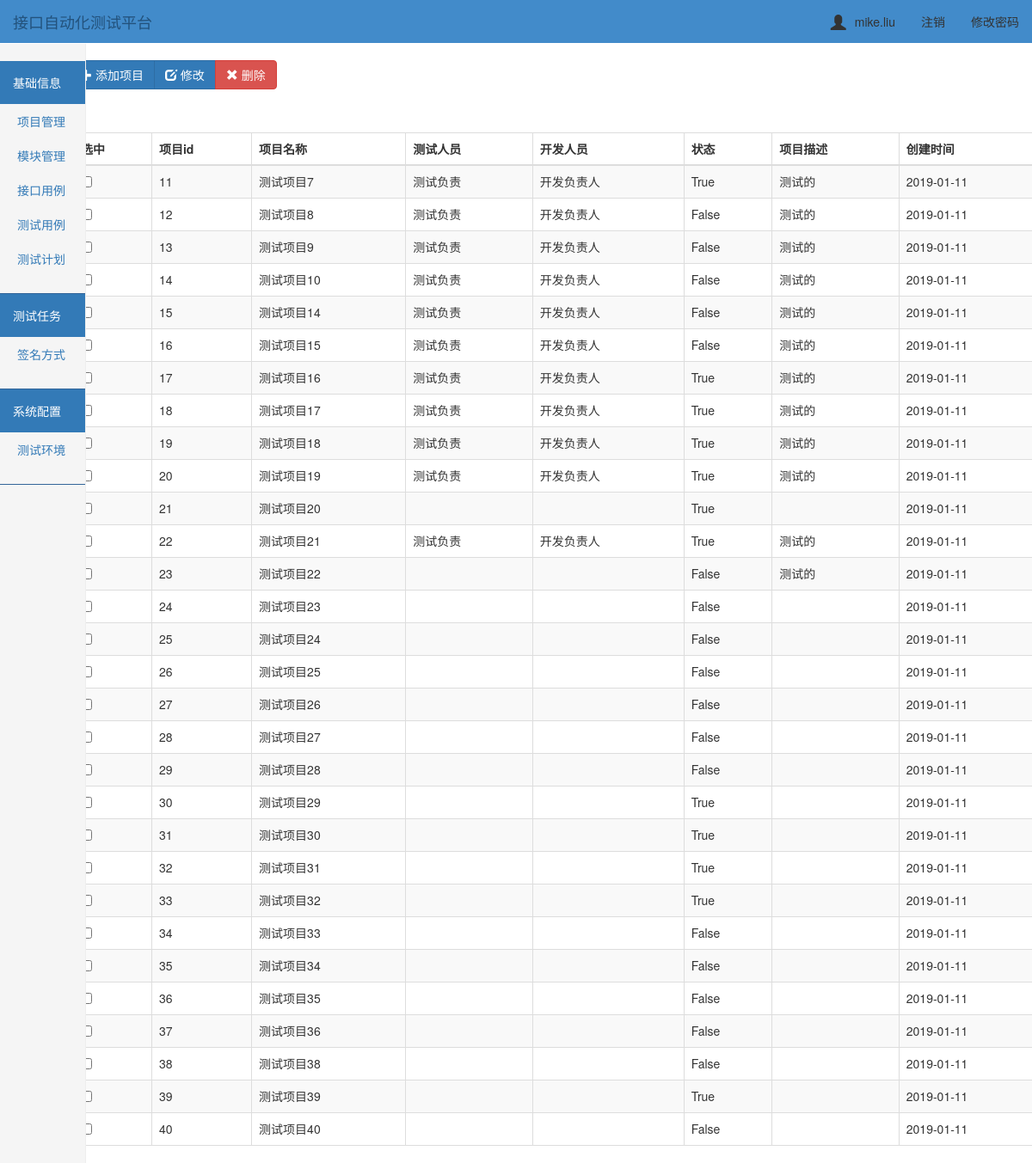
/project/ (signed in), run on an earlier commit of the app's database.
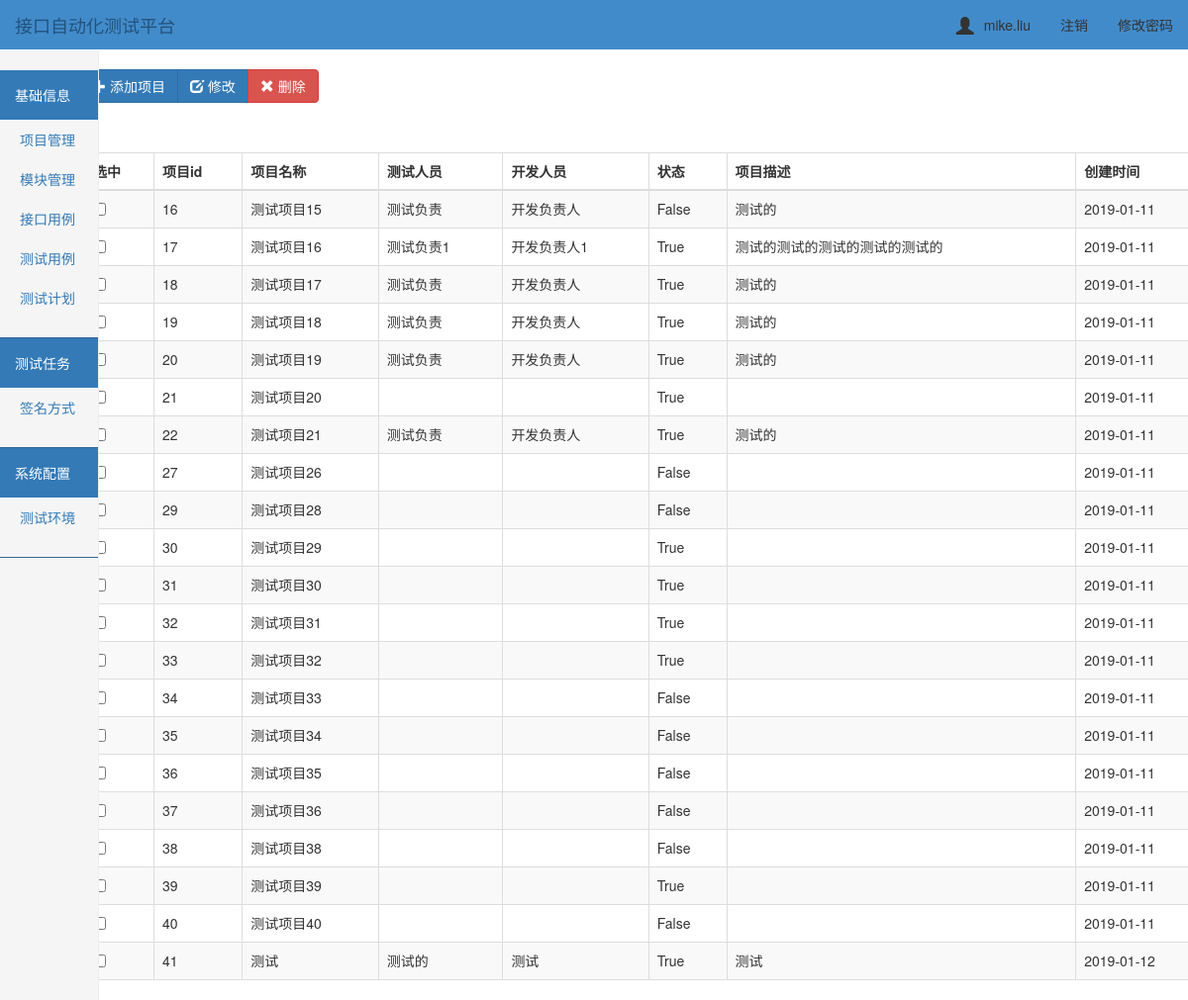
And on a later commit of the database.
### ApiTest/models.py (models this page shows, shortened)
class Project(models.Model):
    prj_id = models.AutoField(primary_key=True, null=False)
    prj_name = models.CharField('项目名称', max_length=64)  # 项目名称
    prj_desc = models.CharField('项目描述', max_length=256)  # 项目描述
    testers = models.CharField('测试负责人', max_length=256)  # 项目负责人
    developer = models.CharField('开发负责人', max_length=256)
    status = models.BooleanField()
    create_time = models.DateTimeField('创建时间', auto_now=True)  # 创建时间
    class Meta:
        verbose_name = '项目管理'
        verbose_name_plural = '项目管理'

### ApiTest/views.py (the view)
# urls.py: url(r'^project/$', views.project),
@login_required
def project(request):
    project_list = Project.objects.filter().all()
    return render(request, "project/index.html", {"project_list": project_list})

### templates/project/index.html (shortened to what this page needs)
{% extends "../base.html" %}
{% block add %}
<div class="btn-toolbar" role="toolbar">
  <div class="btn-group" style="padding-top: 20px;left: 50px">
    <button id="add_btn" class="btn btn-primary " data-toggle="modal" data-target="#addmyModal">
        <span class="glyphicon glyphicon-plus" aria-hidden="true"></span> 添加项目
    </button>
    <button id="edit_prj" class="btn btn-primary" data-toggle="modal" data-target="#">
        <span class="glyphicon glyphicon-edit" aria-hidden="true"></span> 修改
    </button>
      <button id="btn_delete" type="onclick" class="btn btn-danger ">
            <span class="glyphicon glyphicon-remove" aria-hidden="true"></span> 删除
        </button>
  </div>
</div>
<div class="container">
        <div class="row">
            <div class="col-md-12">
                <table id= "table" class="table table-striped table-bordered">
                    <thead>
                        <tr>
                            <th>选中</th>
                            <th>项目id</th>
                            <th>项目名称</th>
                            <th>测试人员</th>
                            <th>开发人员</th>
                            <th>状态</th>
                            <th>项目描述</th>
                            <th>创建时间</th>
                        </tr>
                    </thead>
                    <tbody>
                        {% for project_obj in project_list %}
                            <tr>
                                <td id="che1"><input type="checkbox"/></td>
                                <td>{{project_obj.prj_id}}</td>
                                <td>{{ project_obj.prj_name }}</td>
                                <td>{{ project_obj.testers}}</td>
                                <td>{{ project_obj.developer }}</td>
                                <td>{{ project_obj.status }}</td>
                                <td>{{ project_obj.prj_desc }}</td>
                                <td>{{ project_obj.create_time|date:'Y-m-d' }}</td>
                            </tr>
                        {% endfor %}
                    </tbody>
                </table>
            </div>
        </div>
    </div>
{% endblock %}

### templates/base.html (shortened to what this page needs)
<!DOCTYPE html>
<html lang="en">
<head>
    <link rel="stylesheet" href="/static/bootstrap-3.3.7/css/bootstrap.css">
    <link rel="stylesheet" href="/static/css/toastr.min.css">
    <link rel="stylesheet" href="/static/css/dashboard.css">
    <link rel="stylesheet" href="/static/css/home.css">
    <link rel="stylesheet" href="/static/css/sweetalert.css">
</head>
<body>
<nav class="tab navbar  navbar-fixed-top">
    <div class="container-fluid">
        <div class="navbar-header">
            <a class="navbar-brand" href="#">接口自动化测试平台</a>
        </div>
        <div class="collapse navbar-collapse" id="bs-example-navbar-collapse-1">
            <ul class="nav navbar-nav navbar-right">
                <li><a href="#"><span id="user_icon"
                                      class="glyphicon glyphicon-user"></span>{{ request.user.username }}</a></li>
                <li><a href="/logout/">注销</a></li>
                <li><a href="/set_pwd/">修改密码</a></li>
            </ul>
        </div>
    </div>
</nav>
<div class="container">
    <div class="left">
        <div class="row">
            <div class="col-sm-3 col-md-1 sidebar">
                <div class="menu">
                    <div class="head bg-primary">基础信息</div>
                    <ul class="nav nav-sidebar">
                        <li><a href="/project/" target="_self">项目管理</a> </li>
                        <li><a href="/module/" target="_self">模块管理</a> </li>
                        <li><a href="/api_case/" target="_self">接口用例</a> </li>
                        <li><a href="#">测试用例</a> </li>
                        <li><a href="#">测试计划</a> </li>
                    </ul>
                </div>
                <div class="menu">
                    <div class="head bg-primary">测试任务</div>
                    <ul class="nav nav-sidebar">
                        <li><a href="/sign/">签名方式</a> </li>
                    </ul>
                </div>
                <div class="menu">
                    <div class="head bg-primary">系统配置</div>
                    <ul class="nav nav-sidebar">
                        <li><a href="/env/" target="_self">测试环境</a> </li>
                    </ul>
                </div>
            </div>
        </div>
    </div>
    <div class="right">
        {% block add %}{% endblock %}
    </div>
</div>
</body>
</html>

What changed in the data, as far as the page shows it:
removed Project: prj_id "11", prj_name "测试项目7", testers "测试负责", developer "开发负责人", status "True", prj_desc "测试的", create_time "2019-01-11"
removed Project: prj_id "12", prj_name "测试项目8", testers "测试负责", developer "开发负责人", status "False", prj_desc "测试的", create_time "2019-01-11"
removed Project: prj_id "13", prj_name "测试项目9", testers "测试负责", developer "开发负责人", status "False", prj_desc "测试的", create_time "2019-01-11"
removed Project: prj_id "14", prj_name "测试项目10", testers "测试负责", developer "开发负责人", status "False", prj_desc "测试的", create_time "2019-01-11"
removed Project: prj_id "15", prj_name "测试项目14", testers "测试负责", developer "开发负责人", status "False", prj_desc "测试的", create_time "2019-01-11"
removed Project: prj_id "23", prj_name "测试项目22", status "False", prj_desc "测试的", create_time "2019-01-11"
removed Project: prj_id "24", prj_name "测试项目23", status "False", create_time "2019-01-11"
removed Project: prj_id "25", prj_name "测试项目24", status "False", create_time "2019-01-11"
removed Project: prj_id "26", prj_name "测试项目25", status "False", create_time "2019-01-11"
removed Project: prj_id "28", prj_name "测试项目27", status "False", create_time "2019-01-11"
changed Project "测试项目16": testers "测试负责" → "测试负责1"; developer "开发负责人" → "开发负责人1"; prj_desc "测试的" → "测试的测试的测试的测试的测试的"
added Project: prj_id "41", prj_name "测试", testers "测试的", developer "测试", status "True", prj_desc "测试", create_time "2019-01-12"
